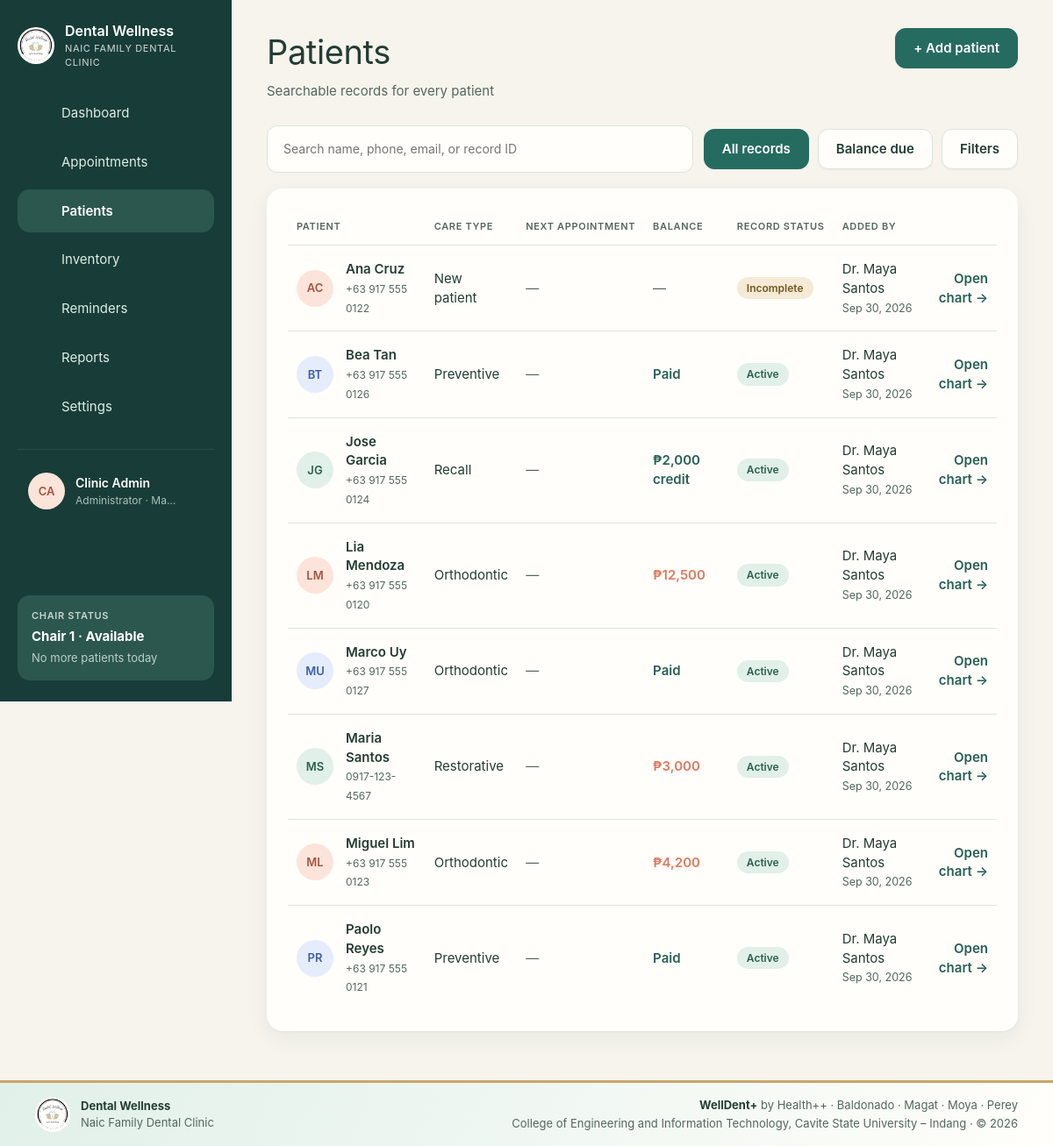
Page /patients/index.php (signed in) on the committed database.
### tables this page shows
CREATE TABLE IF NOT EXISTS users (
    id            INT UNSIGNED AUTO_INCREMENT PRIMARY KEY,
    name          VARCHAR(120) NOT NULL,
    username      VARCHAR(60)  NOT NULL UNIQUE,
    email         VARCHAR(190) NULL UNIQUE,
    password_hash VARCHAR(255) NOT NULL,
    role          ENUM('admin','dentist','staff') NOT NULL DEFAULT 'staff',
    is_active     TINYINT(1) NOT NULL DEFAULT 1,
    last_login_at DATETIME NULL,
    created_at    DATETIME NOT NULL DEFAULT CURRENT_TIMESTAMP
);

CREATE TABLE IF NOT EXISTS patients (
    id                     INT UNSIGNED AUTO_INCREMENT PRIMARY KEY,
    record_no              VARCHAR(20) NULL UNIQUE,
    full_name              VARCHAR(150) NOT NULL,  
    last_name              VARCHAR(80) NULL,
    first_name             VARCHAR(80) NULL,
    middle_name            VARCHAR(80) NULL,
    nickname               VARCHAR(60) NULL,
    religion               VARCHAR(60) NULL,
    nationality            VARCHAR(60) NULL,
    occupation             VARCHAR(100) NULL,
    guardian_name          VARCHAR(150) NULL,
    guardian_occupation    VARCHAR(100) NULL,
    referred_by            VARCHAR(150) NULL,
    consultation_reason    VARCHAR(255) NULL,
    previous_dentist       VARCHAR(150) NULL,
    last_dental_visit      VARCHAR(60) NULL,
    physician_name         VARCHAR(150) NULL,
    physician_specialty    VARCHAR(100) NULL,
    physician_address      VARCHAR(255) NULL,
    physician_phone        VARCHAR(30) NULL,
     
    good_health            TINYINT(1) NULL,
    under_treatment        TINYINT(1) NULL,
    treatment_condition    VARCHAR(255) NULL,
    serious_illness        TINYINT(1) NULL,
    illness_details        VARCHAR(255) NULL,
    hospitalized           TINYINT(1) NULL,
    hospitalization_details VARCHAR(255) NULL,
    takes_medication       TINYINT(1) NULL,
    uses_tobacco           TINYINT(1) NULL,
    uses_drugs             TINYINT(1) NULL,
    allergy_list           VARCHAR(255) NULL,  
    is_pregnant            TINYINT(1) NULL,
    is_nursing             TINYINT(1) NULL,
    birth_control          TINYINT(1) NULL,
    blood_type             VARCHAR(10) NULL,
    blood_pressure         VARCHAR(20) NULL,
    medical_conditions     TEXT NULL,          
    birth_date             DATE NULL,
    sex                    ENUM('female','male') NULL,
    phone                  VARCHAR(30) NULL,
    email                  VARCHAR(150) NULL,
    address                VARCHAR(255) NULL,
    care_type              ENUM('New patient','Preventive','Orthodontic','Restorative','Recall') NOT NULL DEFAULT 'New patient',
    emergency_name         VARCHAR(150) NULL,
    emergency_relationship VARCHAR(60) NULL,
    emergency_phone        VARCHAR(30) NULL,
    allergies              TEXT NULL,
    conditions             TEXT NULL,
    medications            TEXT NULL,
    dental_history         TEXT NULL,
    notes                  TEXT NULL,
    consent_signed         TINYINT(1) NOT NULL DEFAULT 0,
    consent_date           DATE NULL,
    status                 ENUM('draft','incomplete','active','archived') NOT NULL DEFAULT 'incomplete',
    created_by             INT UNSIGNED NULL,
    created_at             DATETIME NOT NULL DEFAULT CURRENT_TIMESTAMP,
    updated_at             DATETIME NOT NULL DEFAULT CURRENT_TIMESTAMP ON UPDATE CURRENT_TIMESTAMP,
    INDEX idx_patients_name (full_name),
    INDEX idx_patients_phone (phone),
    FOREIGN KEY (created_by) REFERENCES users(id) ON DELETE SET NULL
);

### patients/index.php (the view, shortened to what the rows shown need)
<?php
require_login();
$status = input('status');
$page = max(1, (int) input('page', '1'));
$perPage = 25;
$where = [];
$params = [];
if (isset(PATIENT_STATUSES[$status])) {
    $where[] = 'p.status = ?';
    $params[] = $status;
} else {
    $where[] = "p.status <> 'archived'";
}
$whereSql = 'WHERE ' . implode(' AND ', $where);
$patients = q_all('SELECT p.*, b.balance, b.charged, u.name AS added_by,
        (SELECT MIN(a.starts_at) FROM appointments a WHERE a.patient_id = p.id AND a.starts_at >= CURDATE()
            AND a.status NOT IN (\'cancelled\',\'no_show\',\'completed\')) AS next_appt
    FROM patients p JOIN ' . BALANCES . " b ON b.patient_id = p.id
    LEFT JOIN users u ON u.id = p.created_by $whereSql
    ORDER BY p.full_name LIMIT $perPage OFFSET " . (($page - 1) * $perPage), $params);
layout_start('Patients', 'patients', [
    'subtitle' => 'Searchable records for every patient',
    'action'   => '<a class="btn btn-primary" href="' . url('patients/form.php') . '">+ Add patient</a>',
]);
?>
<section class="card">
  <div class="table-wrap">
    <table class="table-cards">
      <thead><tr><th>Patient</th><th>Care type</th><th>Next appointment</th><th>Balance</th><th>Record status</th><th>Added by</th><th></th></tr></thead>
      <tbody>
        <?php foreach ($patients as $i => $p): ?>
          <tr>
            <td><div class="who"><?= avatar($p['full_name'], $i) ?><span><strong><?= e($p['full_name']) ?></strong><small><?= e($p['phone'] ?: $p['record_no']) ?></small></span></div></td>
            <td data-label="Care type"><?= e($p['care_type']) ?></td>
            <td data-label="Next appointment"><?= $p['next_appt'] ? e(fmt_date($p['next_appt'], 'M j')) . ' · ' . fmt_time($p['next_appt']) : '<span class="muted">—</span>' ?></td>
            <td data-label="Balance">
              <?php if ($p['balance'] > 0): ?><span class="amount-due"><?= money($p['balance']) ?></span>
              <?php elseif ($p['balance'] < 0): ?><span class="amount-credit"><?= money($p['balance']) ?> credit</span>
              <?php elseif ($p['charged'] > 0): ?><span class="amount-paid">Paid</span>
              <?php else: ?><span class="muted">—</span><?php endif; ?>
            </td>
            <td data-label="Record status"><?= pill($p['status']) ?></td>
            <td data-label="Added by"><?= $p['added_by'] ? e($p['added_by']) : '<span class="muted">—</span>' ?><br><small class="muted"><?= e(fmt_date($p['created_at'], 'M j, Y')) ?></small></td>
            <td class="num"><a href="<?= url('patients/view.php') ?>?id=<?= $p['id'] ?>&amp;tab=chart" style="font-weight:600">Open chart →</a></td>
          </tr>
        <?php endforeach; ?>
      </tbody>
    </table>
  </div>
</section>
<?php layout_end();

### includes/layout.php (shortened to what the rows shown need)
<?php
function icon(string $name): string
{
    $paths = [
        'dashboard'    => '<rect x="3" y="3" width="7" height="7" rx="1.5"/><rect x="14" y="3" width="7" height="7" rx="1.5"/><rect x="3" y="14" width="7" height="7" rx="1.5"/><rect x="14" y="14" width="7" height="7" rx="1.5"/>',
        'appointments' => '<rect x="3" y="5" width="18" height="16" rx="2"/><path d="M3 10h18M8 3v4M16 3v4"/>',
        'patients'     => '<circle cx="12" cy="8" r="4"/><path d="M4 21c0-4 4-6 8-6s8 2 8 6"/>',
        'inventory'    => '<ellipse cx="12" cy="6" rx="8" ry="3"/><path d="M4 6v6c0 1.7 3.6 3 8 3s8-1.3 8-3V6M4 12v6c0 1.7 3.6 3 8 3s8-1.3 8-3v-6"/>',
        'reminders'    => '<circle cx="12" cy="13" r="7"/><path d="M12 10v3l2 2M5 4 3 6M19 4l2 2"/>',
        'reports'      => '<path d="M6 3h9l4 4v14H6z"/><path d="M9 12h7M9 16h7M9 8h3"/>',
        'settings'     => '<circle cx="12" cy="12" r="3"/><path d="M12 2v3M12 19v3M4.2 4.2l2.1 2.1M17.7 17.7l2.1 2.1M2 12h3M19 12h3M4.2 19.8l2.1-2.1M17.7 6.3l2.1-2.1"/>',
        'logout'       => '<path d="M15 4h4v16h-4M10 8l-4 4 4 4M6 12h10"/>',
        'theme'        => '<path d="M20 14.5A8 8 0 1 1 9.5 4a6.5 6.5 0 0 0 10.5 10.5z"/>',
        'key'          => '<circle cx="8" cy="15" r="4"/><path d="M11 12l9-9M17 6l3 3M15 8l2 2"/>',
        'menu'         => '<path d="M4 6h16M4 12h16M4 18h16"/>',
        'chevron'      => '<path d="M9 6l6 6-6 6"/>',
    ];
    return '<svg class="icon" viewBox="0 0 24 24" fill="none" stroke="currentColor" stroke-width="1.6" stroke-linecap="round" stroke-linejoin="round" aria-hidden="true">'
        . ($paths[$name] ?? '') . '</svg>';
}
function theme_head(): string
{
    return "<script>(function(){var p;try{p=localStorage.getItem('welldent-theme')}catch(e){}"
        . "var d=p==='dark'||(p!=='light'&&window.matchMedia('(prefers-color-scheme: dark)').matches);"
        . "document.documentElement.setAttribute('data-theme',d?'dark':'light');"
        . "try{if(localStorage.getItem('welldent-sidebar')==='collapsed')document.documentElement.setAttribute('data-sidebar','collapsed')}catch(e){}})()</script>\n"
        . '<link rel="stylesheet" href="' . url('assets/css/app.css?v=' . filemtime(APP_ROOT . '/assets/css/app.css')) . '">'
        . '<link rel="stylesheet" href="' . url('assets/css/branding.css?v=' . filemtime(APP_ROOT . '/assets/css/branding.css')) . '">';
}
function layout_start(string $title, string $active, array $opts = []): void
{
    $user = current_user();
    ?>
<!doctype html>
<html lang="en">
<head>
<?= theme_head() ?>
</head>
<body>
<div class="shell">
  <aside class="sidebar">
      <button type="button" class="side-toggle" data-sidebar-toggle aria-label="Collapse sidebar" title="Collapse sidebar"><?= icon('menu') ?></button>
    <details class="side-account">
      <summary title="<?= e($user['name']) ?>">
        <span class="avatar avatar-0"><?= e(initials($user['name'])) ?></span>
        <span class="lbl"><strong><?= e($user['name']) ?></strong><small><?= e(ROLE_LABELS[$user['role']]) ?> · <?= e(config('clinic.city')) ?></small></span>
        <span class="chev"><?= icon('chevron') ?></span>
      </summary>
    </details>
  </aside>
  <main class="main">
    <header class="page-head">
      <div>
        <h1><?= e($title) ?></h1>
      </div>
    </header>
<?php
}
    ?>
    <?php
function layout_end(): void
{
    ?>
  </main>
</div>
</body>
</html>
<?php
}

### includes/helpers.php (shortened to what the rows shown need)
<?php
function config(string $key, $default = null)
{
    $value = $GLOBALS['config'];
    foreach (explode('.', $key) as $part) {
        $value = $value[$part];
    }
    return $value;
}
function e($value): string
{
    return htmlspecialchars((string) ($value ?? ''), ENT_QUOTES, 'UTF-8');
}
function money($amount): string
{
    return '₱' . number_format(abs((float) $amount), ((float) $amount == floor((float) $amount)) ? 0 : 2);
}
function url(string $path = ''): string
{
    static $base = null;
    if ($base === null) {
        $root = str_replace('\\', '/', (string) realpath(APP_ROOT));
        $script = str_replace('\\', '/', (string) realpath($_SERVER['SCRIPT_FILENAME'] ?? ''));
        $name = (string) ($_SERVER['SCRIPT_NAME'] ?? '');
        $inApp = $root !== '' && stripos($script, $root . '/') === 0;
        $tail = $inApp ? substr($script, strlen($root)) : '';
        $base = $inApp && strcasecmp(substr($name, -strlen($tail)), $tail) === 0 ? substr($name, 0, -strlen($tail)) : '';
    }
    return $base . '/' . ltrim($path, '/');
}
function input(string $key, $default = ''): string
{
    $value = $_POST[$key] ?? $_GET[$key] ?? $default;
    return is_string($value) ? trim($value) : (string) $default;
}
function fmt_date(?string $value, string $format = 'M j, Y'): string
{
    return $value ? date($format, strtotime($value)) : '—';
}
function initials(string $name): string
{
    $parts = preg_split('/\s+/', trim($name));
    $first = mb_substr($parts[0] ?? '', 0, 1);
    $last = count($parts) > 1 ? mb_substr(end($parts), 0, 1) : '';
    return mb_strtoupper($first . $last);
}
function pill(string $status, ?string $label = null): string
{
    $label ??= APPOINTMENT_STATUSES[$status] ?? PATIENT_STATUSES[$status] ?? ucfirst(str_replace('_', ' ', $status));
    return '<span class="pill pill-' . e($status) . '">' . e($label) . '</span>';
}
function avatar(string $name, int $seed = 0): string
{
    return '<span class="avatar avatar-' . ($seed % 3) . '">' . e(initials($name)) . '</span>';
}

### rows in the picture
users: name "CA", name "Clinic Admin", role "Administrator"
patients: full_name "AC", full_name "Ana Cruz", phone "+63 917 555 0122", care_type "New patient", label "Incomplete", created_by.name "Dr. Maya Santos", created_at "Sep 30, 2026"
patients: full_name "BT", full_name "Bea Tan", phone "+63 917 555 0126", care_type "Preventive", shows "Paid", label "Active", created_by.name "Dr. Maya Santos", created_at "Sep 30, 2026"
patients: full_name "JG", full_name "Jose Garcia", phone "+63 917 555 0124", care_type "Recall", balance "₱2,000", label "Active", created_by.name "Dr. Maya Santos", created_at "Sep 30, 2026"
patients: full_name "LM", full_name "Lia Mendoza", phone "+63 917 555 0120", care_type "Orthodontic", balance "₱12,500", label "Active", created_by.name "Dr. Maya Santos", created_at "Sep 30, 2026"
patients: full_name "MU", full_name "Marco Uy", phone "+63 917 555 0127", care_type "Orthodontic", shows "Paid", label "Active", created_by.name "Dr. Maya Santos", created_at "Sep 30, 2026"
patients: full_name "MS", full_name "Maria Santos", phone "0917-123-4567", care_type "Restorative", balance "₱3,000", label "Active", created_by.name "Dr. Maya Santos", created_at "Sep 30, 2026"
patients: full_name "ML", full_name "Miguel Lim", phone "+63 917 555 0123", care_type "Orthodontic", balance "₱4,200", label "Active", created_by.name "Dr. Maya Santos", created_at "Sep 30, 2026"
patients: full_name "PR", full_name "Paolo Reyes", phone "+63 917 555 0121", care_type "Preventive", shows "Paid", label "Active", created_by.name "Dr. Maya Santos", created_at "Sep 30, 2026"

### other values in the picture
config('clinic.name') "Dental Wellness"
config('clinic.tagline') "NAIC FAMILY DENTAL CLINIC"
$label "Dashboard"
$label "Appointments"
$label "Patients"
$label "Inventory"
$label "Reminders"
$label "Reports"
$label "Settings"
config('clinic.city') "Ma…"
$chairState "Chair 1 · Available"
$chairNote "No more patients today"
$title "Patients"
$opts['subtitle'] "Searchable records for every patient"
$opts['action'] "+ Add patient"
